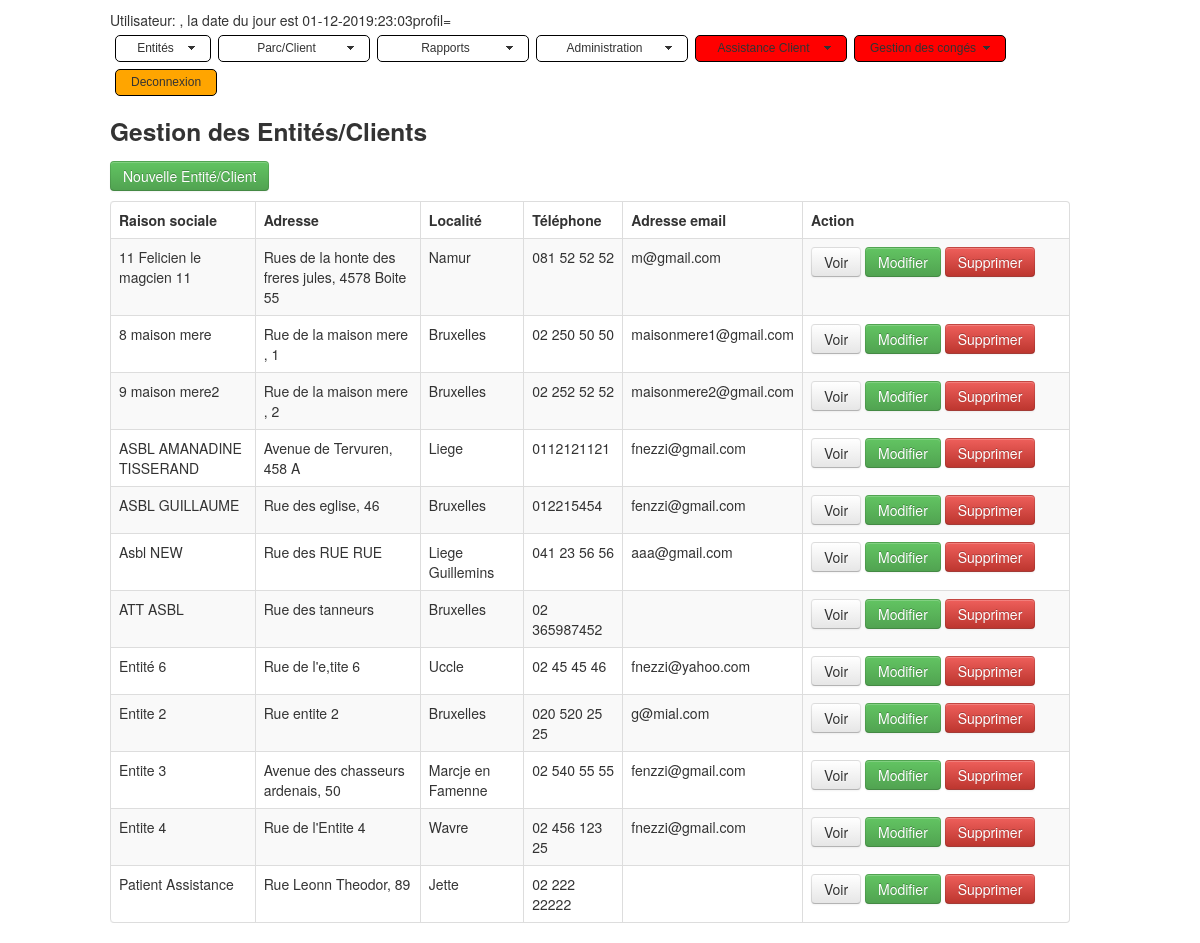
/index_ent.php, run on the app's committed database.
### tables this page shows
CREATE TABLE IF NOT EXISTS `tictan_entities` (
  `id` int(11) NOT NULL AUTO_INCREMENT,
  `companyname` varchar(255) DEFAULT NULL,
  `vatcode` varchar(255) DEFAULT NULL,
  `account1` varchar(30) DEFAULT NULL,
  `account2` varchar(30) DEFAULT NULL,
  `customtype` tinyint(1) NOT NULL DEFAULT '0',
  `phone` varchar(255) DEFAULT NULL,
  `phone2` varchar(255) DEFAULT NULL,
  `mobile` varchar(255) DEFAULT NULL,
  `fax` varchar(255) DEFAULT NULL,
  `email` varchar(255) DEFAULT NULL,
  `website` varchar(255) DEFAULT NULL,
  `comment` text,
  `address` text,
  `postcode` varchar(255) DEFAULT NULL,
  `town` varchar(255) DEFAULT NULL,
  `state` varchar(255) DEFAULT NULL,
  `country` varchar(255) DEFAULT NULL,
  `is_deleted` int(1) NOT NULL DEFAULT '0',
  `author` varchar(255) DEFAULT NULL,
  `date_mod` date DEFAULT NULL,
  PRIMARY KEY (`id`),
  KEY `companyname` (`companyname`)
);

### index_ent.php (the view, shortened to what this page needs)
<!DOCTYPE html>
<html lang="en">
<head>
    <link   href="css/bootstrap.min.css" rel="stylesheet">
	<link rel="stylesheet" href="./css/mbcsmbmcp.css" type="text/css" />
</head>
<body>
<div class="container">
	<div class="row">
	</div>
</div>
    <div class="container">
            <div class="row">
                <h3>Gestion des Entités/Clients</h3>
            </div>
            <div class="row">
                <p>
                    <a href="create_entities.php" class="btn btn-success">Nouvelle Entité/Client</a>
                </p>
                <table class="table table-striped table-bordered">
                      <thead>
                        <tr>
                          <th>Raison sociale</th>
                          <th>Adresse</th>
                          <th>Localité</th>
						  <th>Téléphone</th>
                          <th>Adresse email</th>
                          <th>Action</th>
                        </tr>
                      </thead>
                      <tbody>
                      <?php
                       $pdo = Database::connect();
                       $sql = 'SELECT * FROM tictan_entities where is_deleted = 0 ORDER BY companyname';
                       foreach ($pdo->query($sql) as $row) {
                                echo '<tr>';
                                echo '<td>'. $row['companyname'] . '</td>';
                                echo '<td>'. $row['address'] . '</td>';
                                echo '<td>'. $row['town'] . '</td>';
                                echo '<td>'. $row['phone'] . '</td>';
                                echo '<td>'. $row['email'] . '</td>';
								echo '<td width=250>';
                                echo '<a class="btn" href="read_entities.php?id='.$row['id'].'">Voir</a>';
                                echo '<a class="btn btn-success" href="update_entities.php?id='.$row['id'].'">Modifier</a>';
                                echo '<a class="btn btn-danger" href="delete_entities.php?id='.$row['id'].'">Supprimer</a>';
                                echo '</td>';
                                echo '</tr>';
                       }
                      ?>
                      </tbody>
                </table>
        </div>
    </div>
  </body>
</html>

### data on the page
tictan_entities: companyname "11 Felicien le magcien 11", address "Rues de la honte des freres jules, 4578 Boite 55", town "Namur", phone "081 52 52 52", email "m@gmail.com"
tictan_entities: companyname "8 maison mere", address "Rue de la maison mere , 1", town "Bruxelles", phone "02 250 50 50", email "maisonmere1@gmail.com"
tictan_entities: companyname "9 maison mere2", address "Rue de la maison mere , 2", town "Bruxelles", phone "02 252 52 52", email "maisonmere2@gmail.com"
tictan_entities: companyname "ASBL AMANADINE TISSERAND", address "Avenue de Tervuren, 458 A", town "Liege", phone "0112121121", email "fnezzi@gmail.com"
tictan_entities: companyname "ASBL GUILLAUME", address "Rue des eglise, 46", town "Bruxelles", phone "012215454", email "fenzzi@gmail.com"
tictan_entities: companyname "Asbl NEW", address "Rue des RUE RUE", town "Liege Guillemins", phone "041 23 56 56", email "aaa@gmail.com"
tictan_entities: companyname "ATT ASBL", address "Rue des tanneurs", town "Bruxelles", phone "02 365987452"
tictan_entities: companyname "Entité 6", address "Rue de l'e,tite 6", town "Uccle", phone "02 45 45 46", email "fnezzi@yahoo.com"
tictan_entities: companyname "Entite 2", address "Rue entite 2", town "Bruxelles", phone "020 520 25 25", email "g@mial.com"
tictan_entities: companyname "Entite 3", address "Avenue des chasseurs ardenais, 50", town "Marcje en Famenne", phone "02 540 55 55", email "fenzzi@gmail.com"
tictan_entities: companyname "Entite 4", address "Rue de l'Entite 4", town "Wavre", phone "02 456 123 25", email "fnezzi@gmail.com"
tictan_entities: companyname "Patient Assistance", address "Rue Leonn Theodor, 89", town "Jette", phone "02 222 22222"
